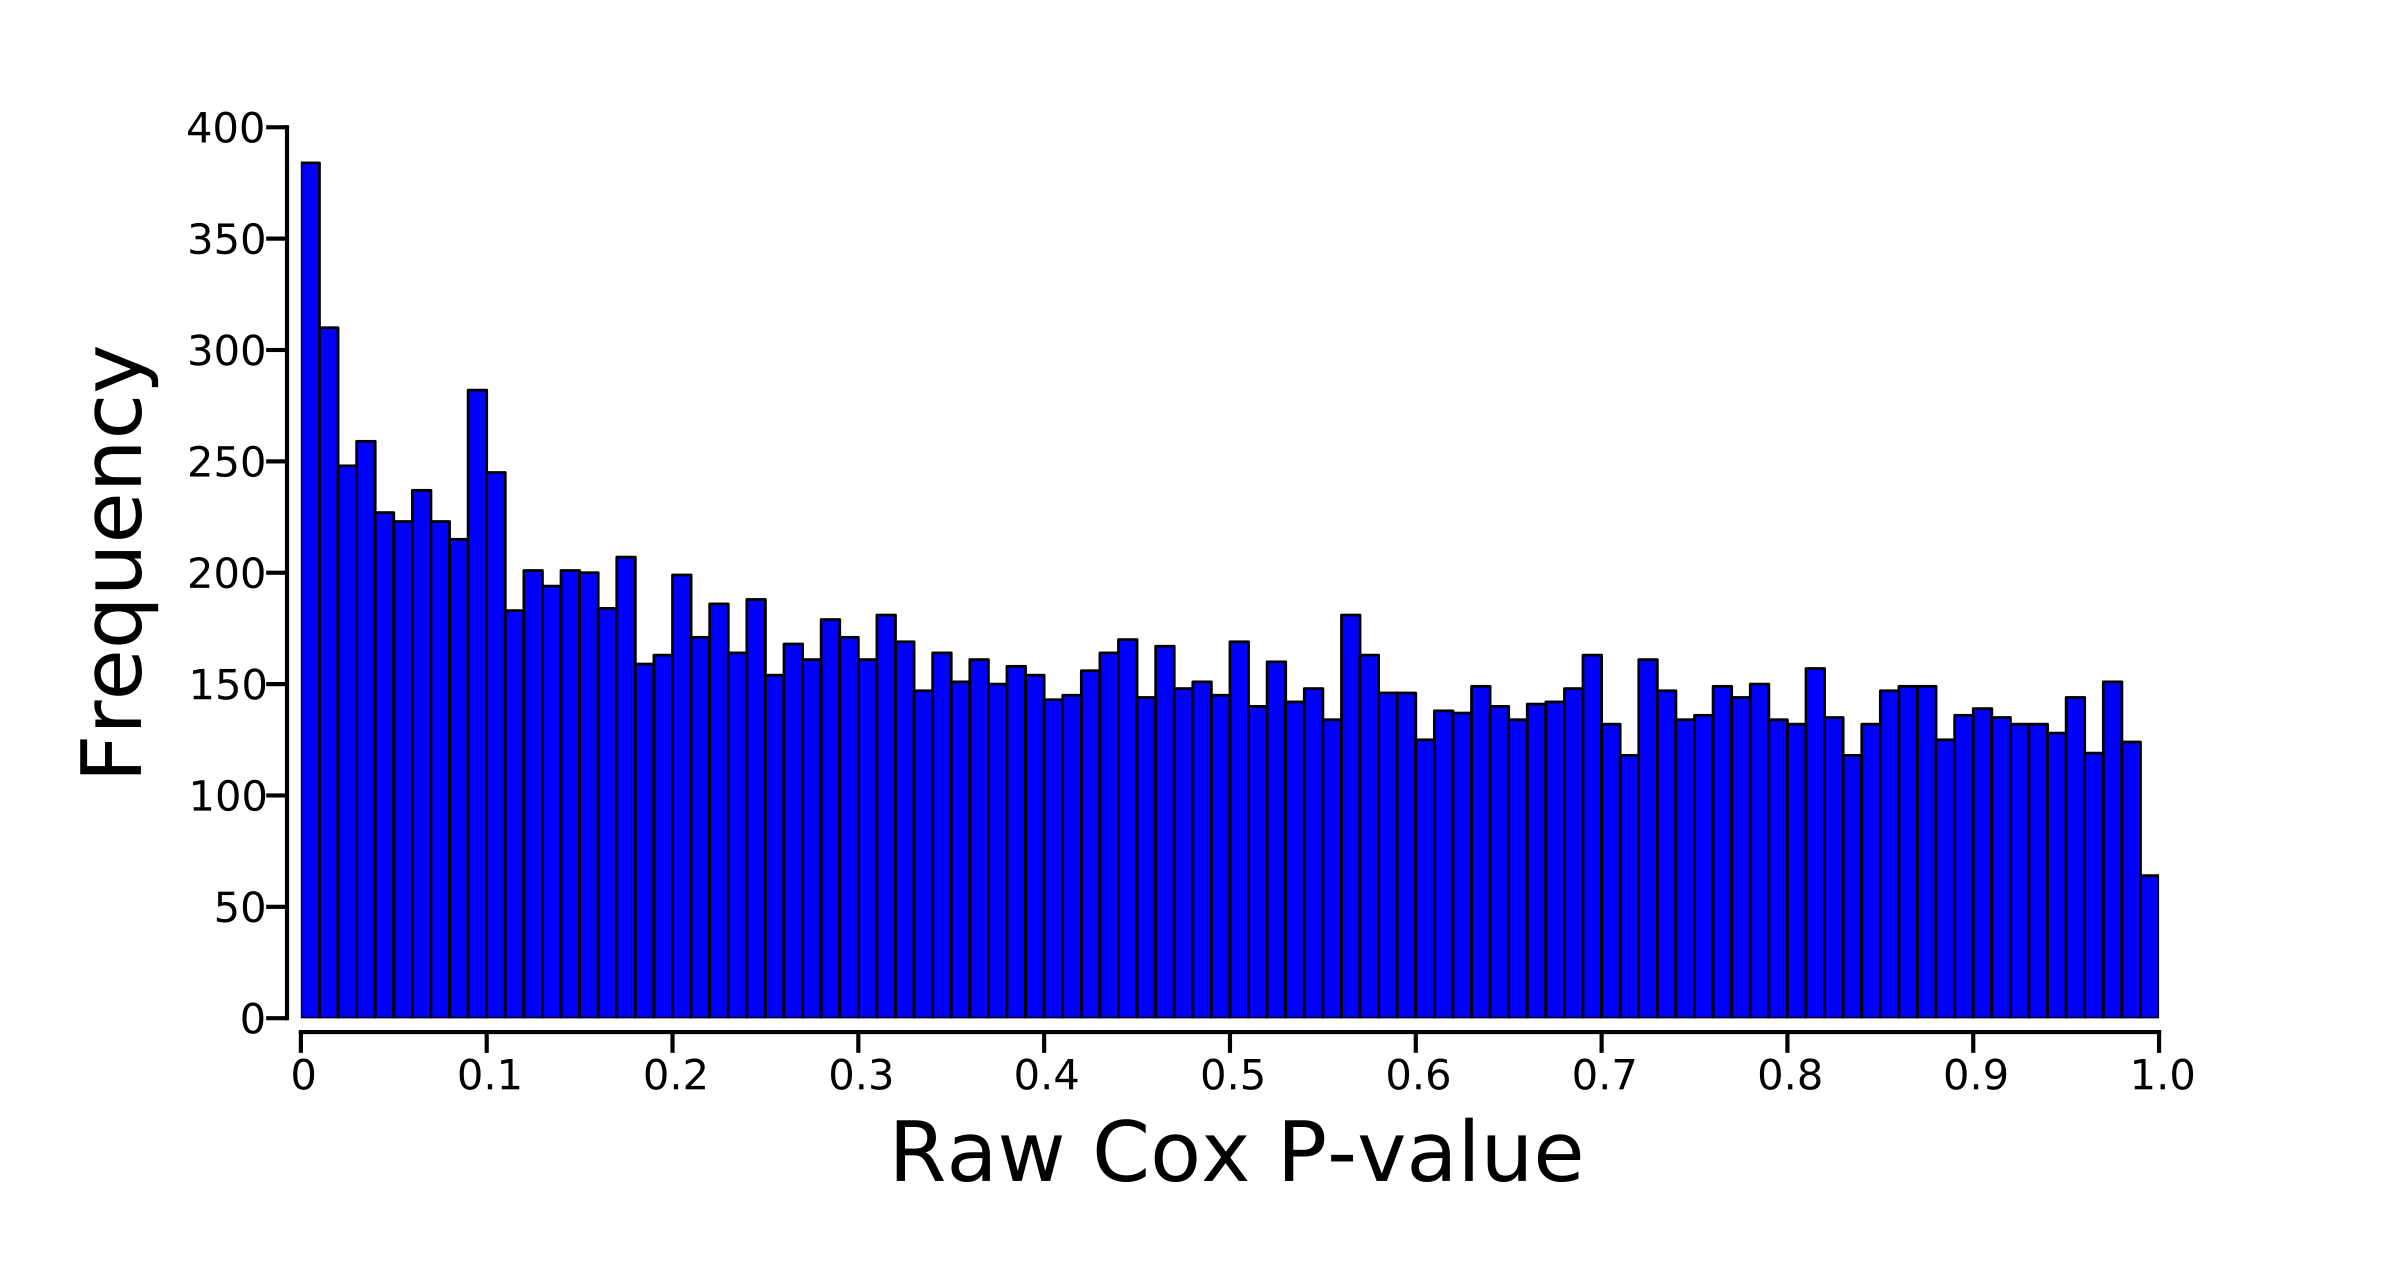

Generate this figure with Python:
##script for creating a histogram

## Load necessary modules
import pylab as plt
import numpy as np
import os
BASE_DIR = os.path.dirname(os.path.dirname(os.path.dirname(os.path.dirname(os.path.abspath(__file__)))))
f=open(os.path.join(BASE_DIR,'cox_regression','COAD','coeffs_normalized_pvalues_adjusted.txt'))
data=[i.strip().split() for i in f]
ids,coeffs,normalized,pvalues,adjusted=zip(*data)

pvalues=map(float,pvalues)

##decide how man bins, 100 is the maximum possible due to only having two sig figs
number=100.0

counts={}

##use a dictionary to populate the bins
for i in range(int(number)):
    for j in pvalues:
        if i/number<j<=(i+1)/number:
            counts[i]=counts.get(i,0)+1

##convert the dictionary to a list
mylist=zip(counts.keys(),counts.values())

##sort the list so that the bins are in order
mylist.sort()



##plot the data with pylab
fig = plt.figure()
ax = fig.add_subplot(111)
fig.subplots_adjust(bottom=.2)

ax.bar([i[0]/number for i in mylist],[i[1] for i in mylist],color='b',width=1/number,linewidth=2.0)
ax.set_xlim((0,1))

for item in ax.get_yticklabels():
        item.set_fontsize(30)

for item in ax.get_xticklabels():
        item.set_fontsize(30)

ax.tick_params(axis='x',length=15,width=3,direction='out',labelsize=30)
ax.tick_params(axis='y',length=15,width=3,direction='out',labelsize=30)
ax.spines['top'].set_visible(False)
ax.spines['right'].set_visible(False)
ax.spines['left'].set_linewidth(3)
ax.spines['bottom'].set_linewidth(3)
ax.spines['bottom'].set_position(['outward',10])
ax.spines['left'].set_position(['outward',10])
ax.xaxis.set_ticks_position('bottom')
ax.yaxis.set_ticks_position('left')
ax.set_xticks([i/10.0 for i in range(0,11)])
ax.set_xticklabels(['0']+[str(i/10.0) for i in range(1,11)])
ax.set_ylabel('Frequency',fontsize=60,labelpad=20)
ax.set_xlabel('Raw Cox P-value',fontsize=60,labelpad=20)
plt.show()
